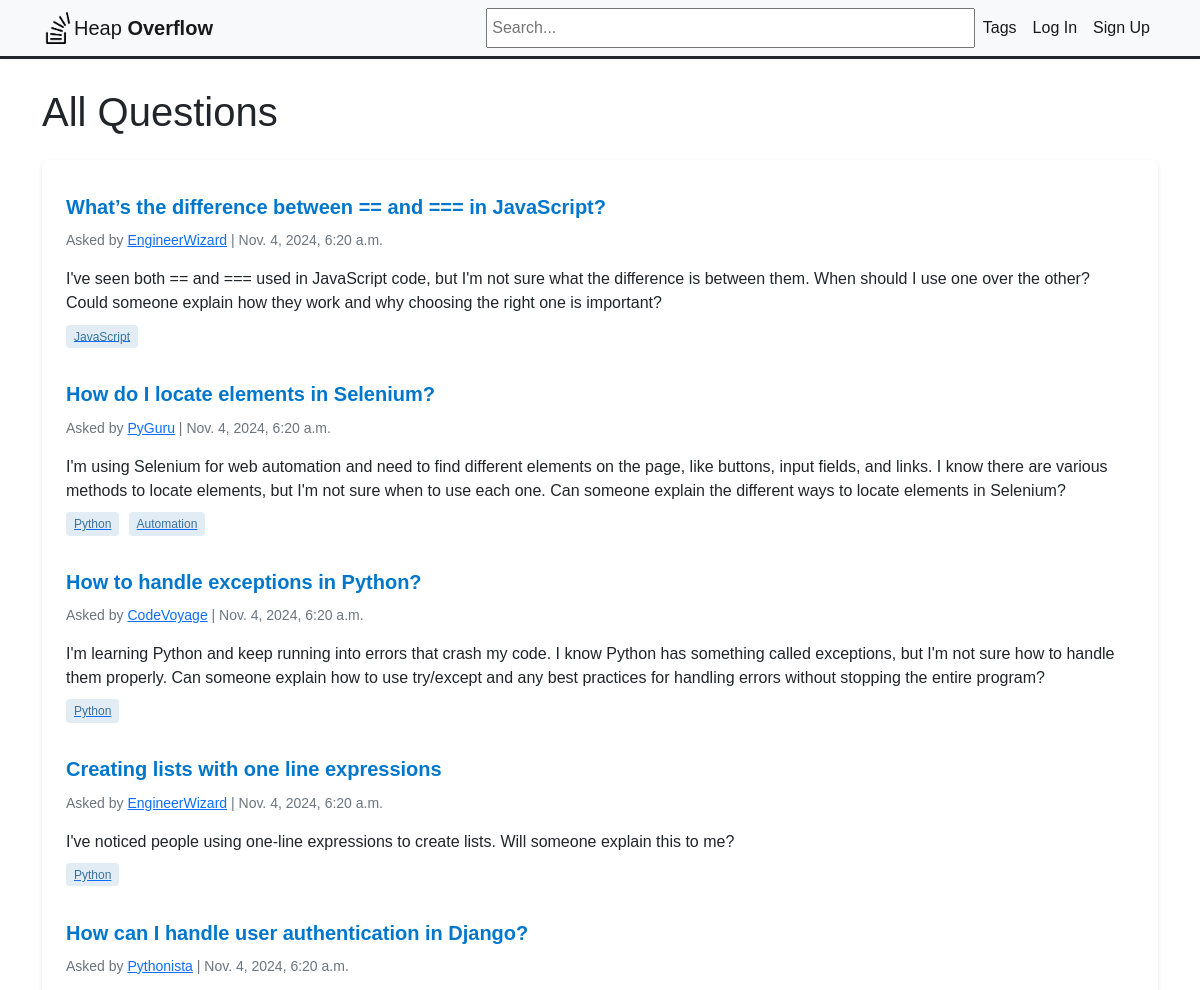
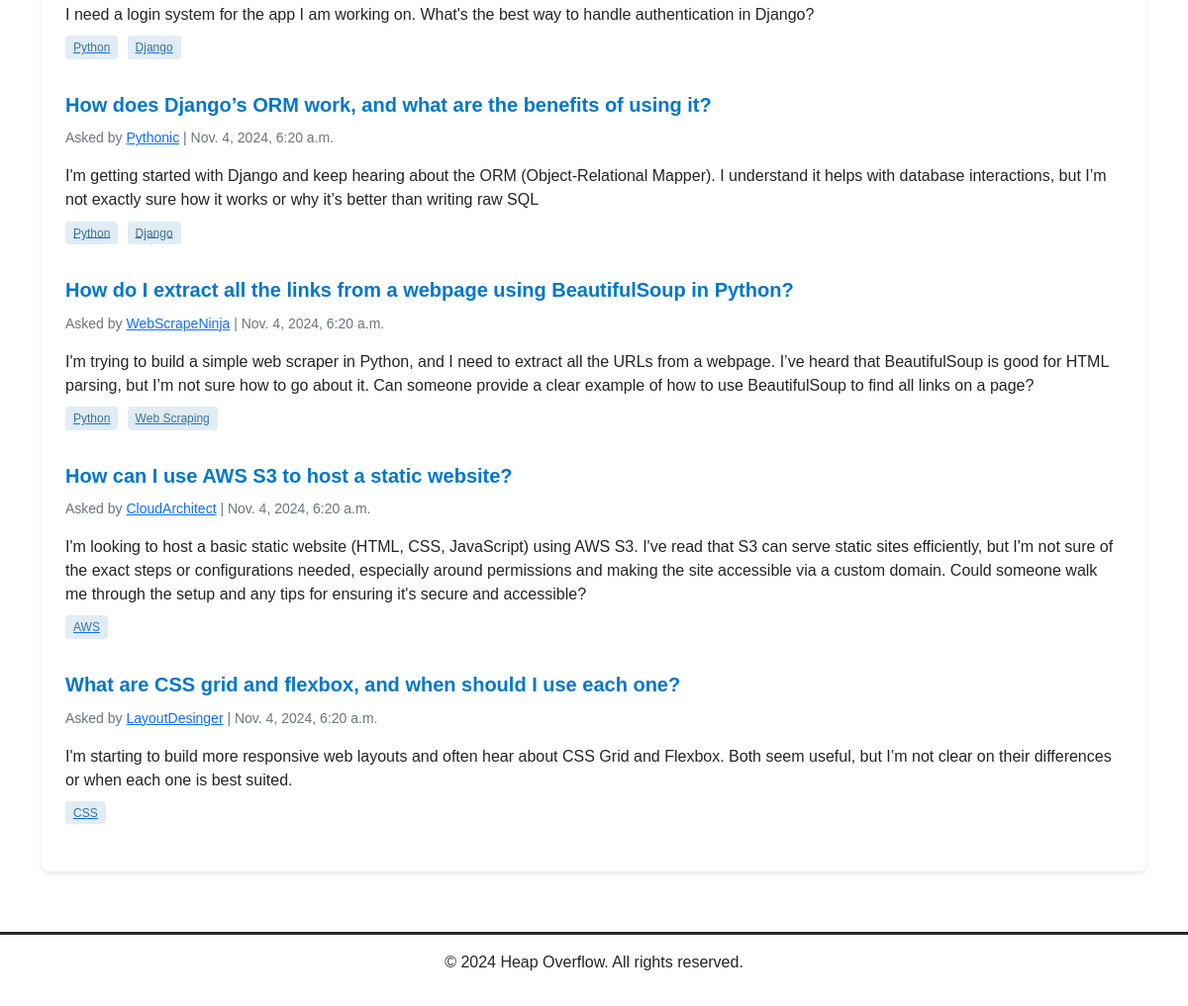
The page / on the database its author committed (2 pictures, top to bottom).
### heap/models.py (models this page shows, shortened)
class Question(models.Model):
    title = models.CharField(max_length=255)
    body = models.TextField()
    created_at = models.DateTimeField(auto_now_add=True)
    updated_at = models.DateTimeField(auto_now=True)
    author = models.ForeignKey(User, on_delete=models.CASCADE, related_name='questions')
    tags = models.ManyToManyField('Tag', related_name='questions')

class Tag(models.Model):
    name = models.CharField(max_length=50, unique=True)
    created_at = models.DateTimeField(auto_now_add=True)

### heap/views.py (the view)
# urls.py: path('', views.index, name='index'),
def index(request):
    questions = Question.objects.all().order_by('-created_at')
    return render(request, 'heap/index.html', {'questions': questions})

### heap/templates/heap/index.html (shortened to what this page needs)
{% extends 'heap/base.html' %}
{% block content %}
    <h1>All Questions</h1>
    <div class="questions-list">
        {% for question in questions %}
            <div class="question-item">
                <h2 class="question-title">
                    <a href="{% url 'question_detail' question.id %}">{{ question.title }}</a>
                </h2>
                <p class="question-meta">Asked by <a href="#">{{ question.author }}</a> | {{ question.created_at }}</p>
                <p class="question-excerpt">{{ question.body }}</p>
                <div class="question-tags">
                    {% for tag in question.tags.all %}
                        <a href="{% url 'questions_by_tag' tag_id=tag.id %}"><span class="tag">{{ tag.name }}</span></a>
                    {% endfor %}
                </div>
            </div>
        {% endfor %}
    </div>
{% endblock %}

### rows shown on the page
Question: title "What’s the difference between == and === in JavaScript?", author "EngineerWizard", created_at "Nov. 4, 2024, 6:20 a.m.", body "I've seen both == and === used in JavaScript code, but I'm not sure what the difference is between them. When should I use one over the other? Could someone explain how they work and why choosing the right one is important?"
Tag: name "JavaScript"
Question: title "How do I locate elements in Selenium?", author "PyGuru", created_at "Nov. 4, 2024, 6:20 a.m.", body "I'm using Selenium for web automation and need to find different elements on the page, like buttons, input fields, and links. I know there are various methods to locate elements, but I'm not sure when to use each one. Can someone explain the different ways to locate elements in Selenium?"
Tag: name "Python"
Tag: name "Automation"
Question: title "How to handle exceptions in Python?", author "CodeVoyage", created_at "Nov. 4, 2024, 6:20 a.m.", body "I'm learning Python and keep running into errors that crash my code. I know Python has something called exceptions, but I'm not sure how to handle them properly. Can someone explain how to use try/except and any best practices for handling errors without stopping the entire program?"
Question: title "Creating lists with one line expressions", author "EngineerWizard", created_at "Nov. 4, 2024, 6:20 a.m.", body "I've noticed people using one-line expressions to create lists. Will someone explain this to me?"
Question: title "How can I handle user authentication in Django?", author "Pythonista", created_at "Nov. 4, 2024, 6:20 a.m.", body "I need a login system for the app I am working on. What's the best way to handle authentication in Django?"
Tag: name "Django"
Question: title "How does Django’s ORM work, and what are the benefits of using it?", author "Pythonic", created_at "Nov. 4, 2024, 6:20 a.m.", body "I'm getting started with Django and keep hearing about the ORM (Object-Relational Mapper). I understand it helps with database interactions, but I’m not exactly sure how it works or why it’s better than writing raw SQL"
Question: title "How do I extract all the links from a webpage using BeautifulSoup in Python?", author "WebScrapeNinja", created_at "Nov. 4, 2024, 6:20 a.m.", body "I'm trying to build a simple web scraper in Python, and I need to extract all the URLs from a webpage. I’ve heard that BeautifulSoup is good for HTML parsing, but I’m not sure how to go about it. Can someone provide a clear example of how to use BeautifulSoup to find all links on a page?"
Tag: name "Web Scraping"
Question: title "How can I use AWS S3 to host a static website?", author "CloudArchitect", created_at "Nov. 4, 2024, 6:20 a.m.", body "I'm looking to host a basic static website (HTML, CSS, JavaScript) using AWS S3. I've read that S3 can serve static sites efficiently, but I'm not sure of the exact steps or configurations needed, especially around permissions and making the site accessible via a custom domain. Could someone walk me through the setup and any tips for ensuring it's secure and accessible?"
Tag: name "AWS"
Question: title "What are CSS grid and flexbox, and when should I use each one?", author "LayoutDesinger", created_at "Nov. 4, 2024, 6:20 a.m.", body "I'm starting to build more responsive web layouts and often hear about CSS Grid and Flexbox. Both seem useful, but I’m not clear on their differences or when each one is best suited."
Tag: name "CSS"
